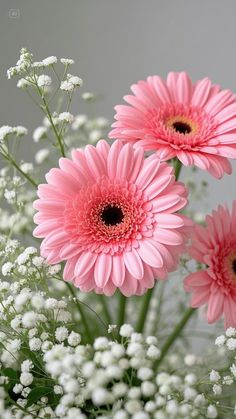
#> input picture flower1.jpg, 236 x 419 px
$ python main.py
#> lines starting #> are read from the running program, lines starting #| are printed output that depends on the picture; after the words box and inside, x2 and y2 are one past the last pixel; in counts of white or black regions, pixels touching at a corner belong together
#> in main, img is the input picture: shape (419, 236, 3); mean B, G, R 137.2, 142.2, 169.1
#| Image loaded successfully: (419, 236, 3)
import argparse
from pathlib import Path

import cv2
import matplotlib.pyplot as plt
import numpy as np
from sklearn.cluster import KMeans


def imshow(img, title="Image", ax=None):
    """Display image using matplotlib (handles BGR or grayscale)."""
#> called with title = 'Original Image'
    if ax is None:
        _, ax = plt.subplots(figsize=(8, 8))
    if img.ndim == 2:
        ax.imshow(img, cmap="gray")
    else:
        img_rgb = cv2.cvtColor(img, cv2.COLOR_BGR2RGB)
        ax.imshow(img_rgb)
    ax.set_title(title)
    ax.axis("off")
    return ax


def watershed_segmentation(img):
    gray = cv2.cvtColor(img, cv2.COLOR_BGR2GRAY)
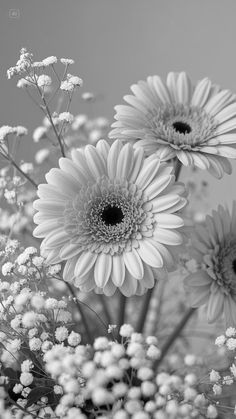
#> gray: shape (419, 236); min 0, max 255, mean 149.7
    _, thresh = cv2.threshold(gray, 0, 255, cv2.THRESH_BINARY_INV + cv2.THRESH_OTSU)
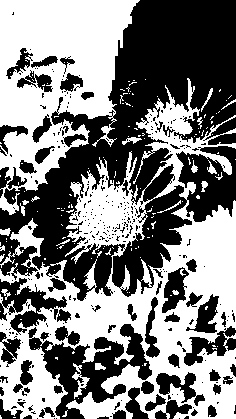
#> thresh: shape (419, 236); 49.9% white; 161 white regions (140 under 20 px), largest, box (x1, y1, x2, y2) and area: (0, 78, 236, 419) 31686, (0, 0, 140, 215) 16218, (72, 363, 90, 399) 202

    kernel = np.ones((3, 3), np.uint8)
    opening = cv2.morphologyEx(thresh, cv2.MORPH_OPEN, kernel, iterations=2)
#> opening: shape (419, 236); 39.6% white; 73 white regions (1 under 20 px), largest, box (x1, y1, x2, y2) and area: (0, 0, 138, 168) 13881, (162, 201, 236, 331) 5034, (148, 288, 236, 419) 4763
    sure_bg = cv2.dilate(opening, kernel, iterations=3)
#> sure_bg: shape (419, 236); 59.6% white; 43 black regions (19 under 20 px), largest, box (x1, y1, x2, y2) and area: (0, 0, 236, 360) 33711, (32, 331, 155, 419) 3376, (188, 329, 236, 362) 534

    dist_transform = cv2.distanceTransform(opening, cv2.DIST_L2, 5)
    _, sure_fg = cv2.threshold(dist_transform, 0.7 * dist_transform.max(), 255, 0)
#> sure_fg: shape (419, 236) float32; 0.68% white; 1 white region, box (x1, y1, x2, y2) and area: (51, 0, 94, 20) 673
    sure_fg = np.uint8(sure_fg)
    unknown = cv2.subtract(sure_bg, sure_fg)
#> unknown: shape (419, 236); 58.9% white; 44 black regions (19 under 20 px), largest, box (x1, y1, x2, y2) and area: (0, 0, 236, 360) 33711, (32, 331, 155, 419) 3376, (51, 0, 94, 20) 673

    _, markers = cv2.connectedComponents(sure_fg)
    markers = markers + 1
    markers[unknown == 255] = 0
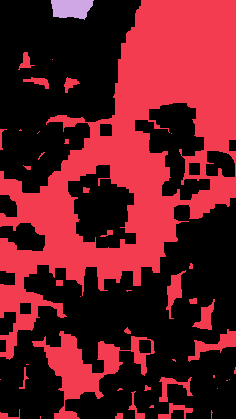
#> markers: shape (419, 236) int32; 3 distinct labels, from 0 to 2; one colour per label, 0 black

    markers = cv2.watershed(img, markers)
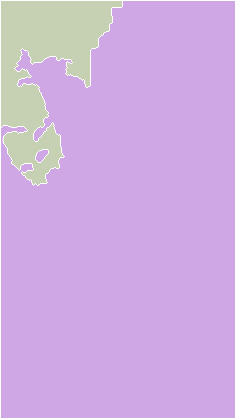
#> markers: shape (419, 236) int32; 3 distinct labels, from -1 to 2; one colour per label, 0 black, -1 white
    img_watershed = img.copy()
    img_watershed[markers == -1] = [0, 0, 255]
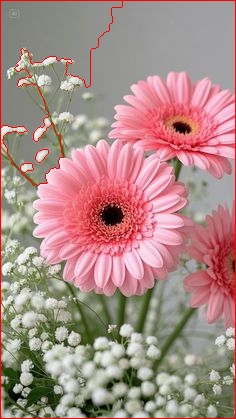
#> img_watershed: shape (419, 236, 3); 1.96% of pixels changed, all inside (x1, y1, x2, y2) = (0, 0, 236, 419)
    return img_watershed, markers


def grabcut_segmentation(img):
    mask = np.zeros(img.shape[:2], np.uint8)
    height, width = img.shape[:2]
#> height = 419; width = 236
    margin = max(10, int(min(height, width) * 0.08))
#> margin = 18
    rect = (margin, margin, width - 2 * margin, height - 2 * margin)
#> rect = (18, 18, 200, 383)

    bgd_model = np.zeros((1, 65), np.float64)
    fgd_model = np.zeros((1, 65), np.float64)
    cv2.grabCut(img, mask, rect, bgd_model, fgd_model, 5, cv2.GC_INIT_WITH_RECT)

    mask2 = np.where((mask == 2) | (mask == 0), 0, 1).astype("uint8")
    img_grabcut = img * mask2[:, :, np.newaxis]
#> in main, `img_grabcut, mask_grabcut = grabcut_segmentation(img)`: mask_grabcut: shape (419, 236); values 0 (black) and 1 (white), 24.2% white; 1 white region, box (x1, y1, x2, y2) and area: (33, 72, 217, 296) 23931
    return img_grabcut, mask2


def color_range_segmentation(img):
    hsv = cv2.cvtColor(img, cv2.COLOR_BGR2HSV)
#> hsv: shape (419, 236, 3); mean H, S, V 82.9, 58.8, 172

    lower_green = np.array([40, 50, 50])
    upper_green = np.array([80, 255, 255])
    mask_green = cv2.inRange(hsv, lower_green, upper_green)
#> mask_green: shape (419, 236); 4.8% white; 168 white regions (139 under 20 px), largest, box (x1, y1, x2, y2) and area: (16, 329, 63, 416) 1089, (73, 304, 113, 347) 574, (0, 360, 21, 409) 416
    img_green = cv2.bitwise_and(img, img, mask=mask_green)

    lower_red1 = np.array([0, 50, 50])
    upper_red1 = np.array([10, 255, 255])
    lower_red2 = np.array([170, 50, 50])
    upper_red2 = np.array([180, 255, 255])
    mask_red = cv2.inRange(hsv, lower_red1, upper_red1) + cv2.inRange(hsv, lower_red2, upper_red2)
#> mask_red: shape (419, 236); 28.3% white; 8 white regions (6 under 20 px), largest, box (x1, y1, x2, y2) and area: (36, 72, 236, 329) 27842, (222, 126, 236, 137) 95
    img_red = cv2.bitwise_and(img, img, mask=mask_red)
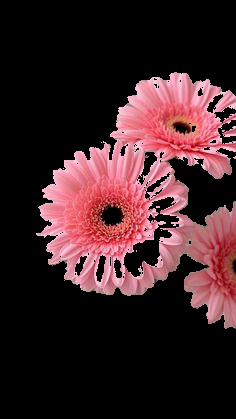
#> img_red: shape (419, 236, 3); mean B, G, R 37.9, 34.1, 61.1

    return img_green, mask_green, img_red


def kmeans_segmentation(img, k=5):
#> called with k = 5
    pixel_values = img.reshape((-1, 3)).astype(np.float32)
    criteria = (cv2.TERM_CRITERIA_EPS + cv2.TERM_CRITERIA_MAX_ITER, 100, 0.2)
    _, labels, centers = cv2.kmeans(pixel_values, k, None, criteria, 10, cv2.KMEANS_RANDOM_CENTERS)
#> centers = [[199.5, 192.1, 230.5], [39.6, 68.14, 77], [153.4, 160, 160.7], [119.2, 106.5, 214.4], [115, 132.3, 129.6]]
    centers = np.uint8(centers)
#> centers = [[199, 192, 230], [39, 68, 77], [153, 159, 160], [119, 106, 214], [114, 132, 129]]
    segmented_data = centers[labels.flatten()]
    img_kmeans = segmented_data.reshape(img.shape)
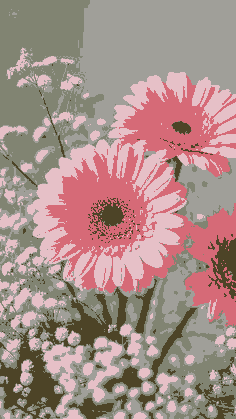
#> img_kmeans: shape (419, 236, 3); mean B, G, R 136.7, 141.7, 168.5

    kmeans_sklearn = KMeans(n_clusters=k, random_state=42, n_init=10)
    labels_sklearn = kmeans_sklearn.fit_predict(img.reshape((-1, 3)))
    segmented_sklearn = kmeans_sklearn.cluster_centers_[labels_sklearn]
    segmented_sklearn = segmented_sklearn.reshape(img.shape).astype(np.uint8)

    return img_kmeans, segmented_sklearn


def main():
    parser = argparse.ArgumentParser(description="Lab 4: Classical image segmentation")
    parser.add_argument("--image", default="flower1.jpg", help="Path to input image")
    parser.add_argument("--k", type=int, default=5, help="Number of clusters for k-means")
    args = parser.parse_args()

    img_path = Path(args.image)
    img = cv2.imread(str(img_path))
    if img is None:
        print(f"Error: Could not load image from {img_path}")
        print("Make sure the image exists in the project directory or pass --image.")
        return

    print(f"Image loaded successfully: {img.shape}")
    fig = plt.figure(figsize=(20, 12))

    ax1 = plt.subplot(3, 3, 1)
    imshow(img, "Original Image", ax1)

    print("\n=== Watershed Segmentation ===")
    img_watershed, _ = watershed_segmentation(img)
    ax2 = plt.subplot(3, 3, 2)
    imshow(img_watershed, "Watershed Segmentation", ax2)

    print("\n=== GrabCut Segmentation ===")
    img_grabcut, mask_grabcut = grabcut_segmentation(img)
    ax3 = plt.subplot(3, 3, 3)
    imshow(img_grabcut, "GrabCut Segmentation", ax3)

    print("\n=== Color-Range Segmentation ===")
    img_green, mask_green, img_red = color_range_segmentation(img)
    ax4 = plt.subplot(3, 3, 4)
    imshow(img_green, "Color-Range Segmentation (Green)", ax4)
    ax5 = plt.subplot(3, 3, 5)
    imshow(img_red, "Color-Range Segmentation (Red)", ax5)

    print("\n=== K-Means Clustering Segmentation ===")
    img_kmeans, img_kmeans_sklearn = kmeans_segmentation(img, k=args.k)
    ax6 = plt.subplot(3, 3, 6)
    imshow(img_kmeans, f"K-Means Segmentation (k={args.k})", ax6)
    ax7 = plt.subplot(3, 3, 7)
    imshow(img_kmeans_sklearn, f"K-Means (sklearn) Segmentation (k={args.k})", ax7)

    ax8 = plt.subplot(3, 3, 8)
    ax8.imshow(mask_grabcut, cmap="gray")
    ax8.set_title("GrabCut Mask")
    ax8.axis("off")

    ax9 = plt.subplot(3, 3, 9)
    ax9.imshow(mask_green, cmap="gray")
    ax9.set_title("Color-Range Mask (Green)")
    ax9.axis("off")

    plt.tight_layout()
    plt.savefig("segmentation_results.png", dpi=150, bbox_inches="tight")
    print("\nResults saved to 'segmentation_results.png'")
    plt.show()

    print("\n=== Segmentation Complete ===")
    print("\nSummary:")
    print("1. Watershed: Distance transform + markers")
    print("2. GrabCut: Graph-cut foreground extraction")
    print("3. Color-Range: HSV thresholding")
    print("4. K-Means: Pixel clustering by color")


if __name__ == "__main__":
    main()
